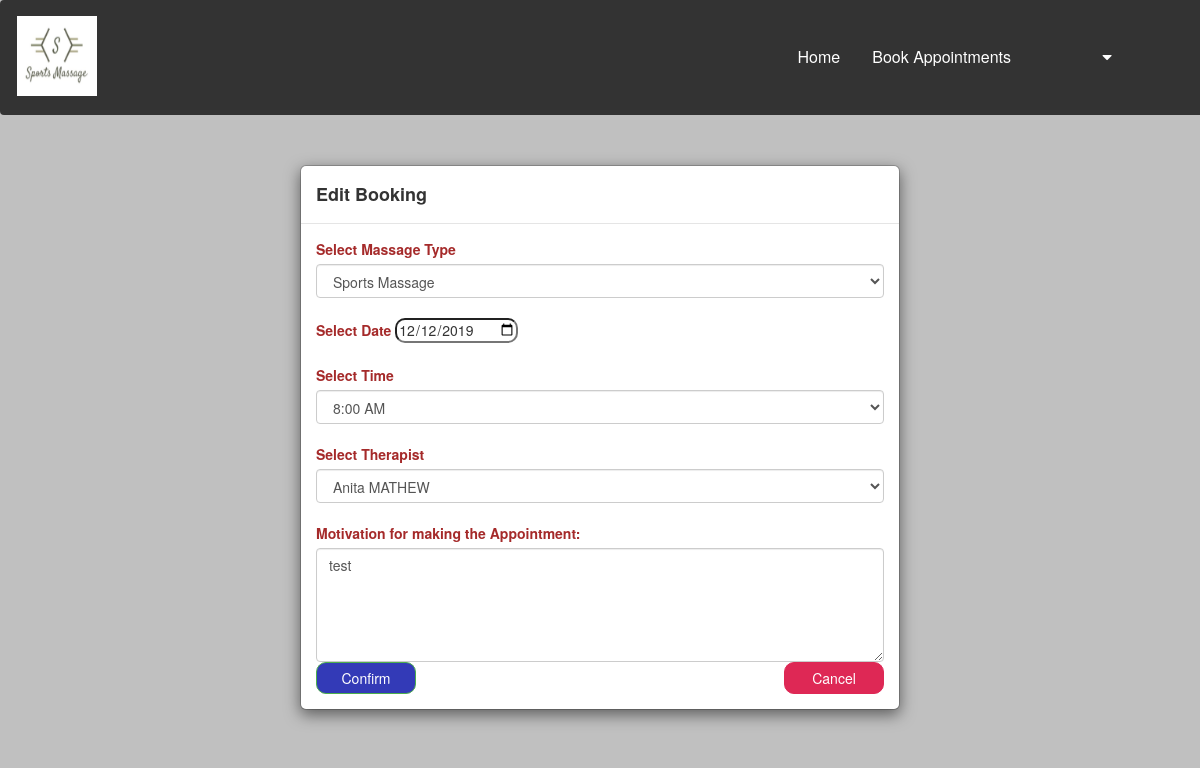
/Edit.php?id=20, run on an earlier commit of the app's database.
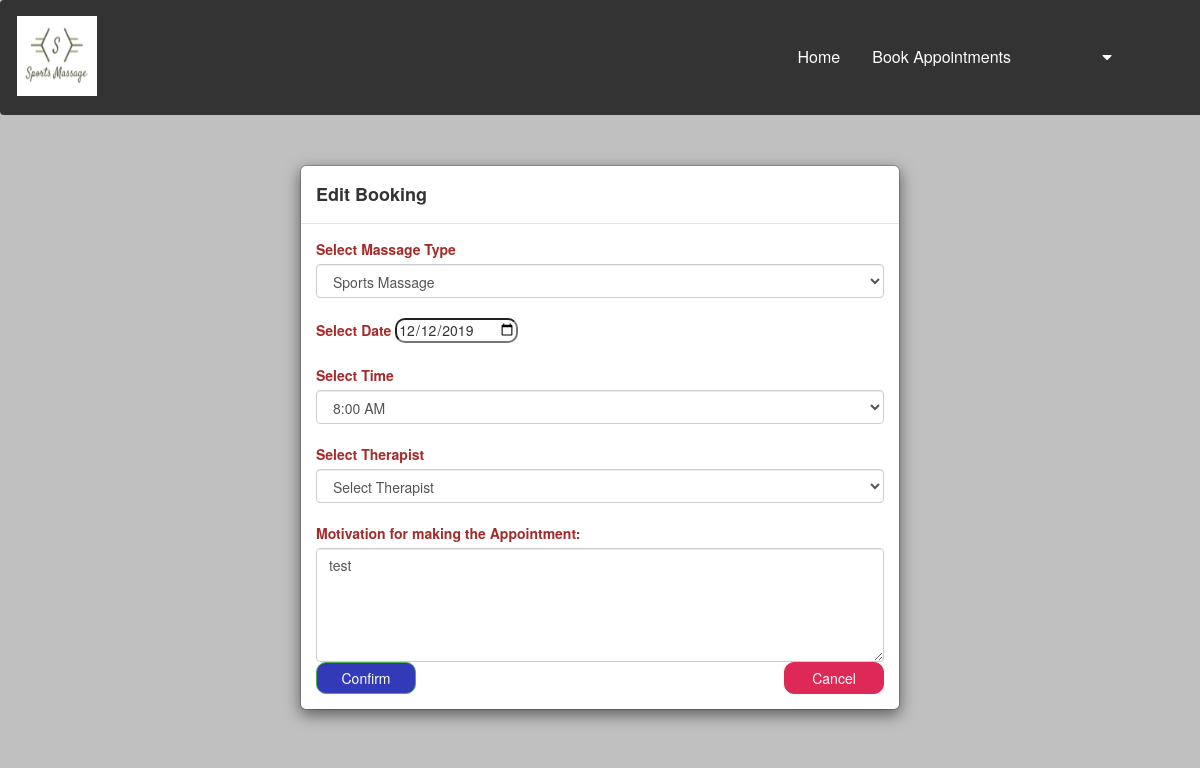
And on a later commit of the database.
### tables this page shows
CREATE TABLE `bookings` (
  `BookingId` int(11) NOT NULL,
  `Email` varchar(50) DEFAULT NULL,
  `MassageType` varchar(50) DEFAULT NULL,
  `Duration` int(11) DEFAULT NULL,
  `Amount` double DEFAULT NULL,
  `BookingDate` date DEFAULT NULL,
  `BookingTime` time DEFAULT NULL,
  `MessageForTherapist` varchar(100) DEFAULT NULL,
  `ServiceId` int(11) NOT NULL,
  `EmployeeId` int(11) NOT NULL,
  `BookedDate` date NOT NULL,
  `Bookedtime` time NOT NULL,
  `BookingStatus` varchar(20) NOT NULL
);

CREATE TABLE `services` (
  `ServiceId` int(11) NOT NULL,
  `MassageType` varchar(50) NOT NULL,
  `Duration` int(11) NOT NULL,
  `Amount` decimal(10,0) NOT NULL
);

### Edit.php (the view, shortened to what this page needs)
<?php
require("usertab.php");
require 'dbconnect.php';
$bookingid = $_GET["id"];
$query = "SELECT * FROM Bookings WHERE BookingId=$bookingid";
$result = mysqli_query($mysqli, $query);
$row = mysqli_fetch_array($result);
$s = $row['ServiceId'];
$e = $row['EmployeeId'];
$d = $row['BookedDate'];
$t = $row['Bookedtime'];
$m = $row['MessageForTherapist'];
?>
<html>
<head>
     <link rel="stylesheet" href="https://maxcdn.bootstrapcdn.com/bootstrap/3.4.0/css/bootstrap.min.css">
</head>
<body style="background-color:silver;">
     <div class="container">
     <div id="add_data_Modal" class="">
          <div class="modal-dialog">
               <div class="modal-content">
                    <div class="modal-header">
                         <h4 class="modal-title"><b>Edit Booking</b></h4>
                    </div>
                    <div class="modal-body">
                         <form method="post" id="insert_form" action="EditDB.php">
                              <label>Select Massage Type</label>
                              <select name="MassageType" id="MassageType" class="form-control" >
                                   <?php
                                   $sql1 = mysqli_query($mysqli, "SELECT MassageType,ServiceId FROM Services");
                                   while ($row1 = $sql1->fetch_assoc()) {
                                        $service = $row1['MassageType'];
                                        $serviceid = $row1['ServiceId'];
                                        ?>
                                        <option value='<?php echo $serviceid ?>' <?php if ($serviceid == $s) echo 'selected'; ?>><?php echo $service ?></option>
                                   <?php } ?>
                              </select>
                              <br />
                              <label>Select Date </label>
                              <input type="date" value="<?php echo $d; ?>"  name="BookedDate" id="bookingdate" required="true" min="1900-01-01" title="No past dates." style="border-radius:10px;height: 25px;">
                              <br />
                              <br />
                              <label>Select Time</label>
                              <select name="time" id="time" class="form-control">
                                   <option value="08:00:00" <?php if ($t == '08:00:00') echo 'selected'; ?>>8:00 AM</option>
                              </select>
                              <br />
                              <label>Select Therapist</label>
                              <select name="employee" id="employee" class="form-control">
                                   <option>Select Therapist</option>
                                   <?php
                                   $sql2 = mysqli_query($mysqli, "SELECT concat(FirstName,' ',LastName)FirstName,EmployeeDetails.EmployeeId,ServiceId FROM EmployeeDetails , therapistdetails where employeedetails.EmployeeId=therapistdetails.employeeid and IsAdmin=0 and serviceid=" . $s);
                                   while ($row2 = $sql2->fetch_assoc()) {
                                        $employees = $row2['FirstName'];
                                        $employeeid = $row2['EmployeeId'];
                                        ?>
                                        <option value='<?php echo $employeeid; ?>' <?php if ($e == $employeeid) echo 'selected'; ?>><?php echo $employees; ?></option>
                                   <?php } ?>
                              </select>
                              <br />
                              <label for="comment">Motivation for making the Appointment:</label>
                          <textarea class="form-control" rows="5" id="message" name="message"value="<?php echo $m;?>"><?php echo $m;?></textarea>
                              <div class="col-sd-6">
                              <button type="submit" id="btn" name="edit" class="btn btn-success"> Confirm</button>
                              <a href="userhome.php" id="btn" class="btn btn-success"  style="background-color:#de2855;border-color:#de2855;float:right">Cancel</a>
                                   </div>
                         </form>
                    </div>
               </div>
          </div>
     </div>
                                   </div>
</body>

What changed in the data, as far as the page shows it:
changed bookings "8:00 AM": employee "Anita MATHEW" → (not shown)
Also different on the page:
form field employee: (not shown) → "Select Therapist"
